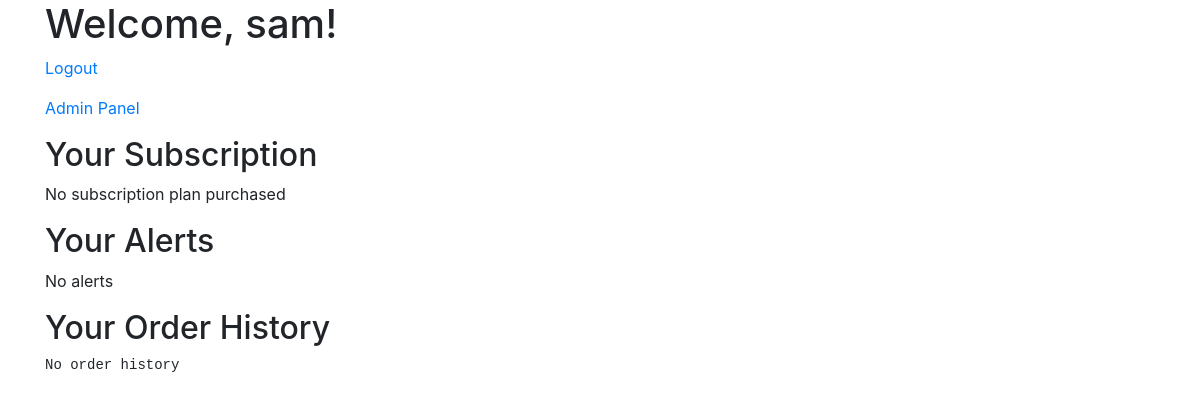
Screenshot of / (signed in) with the database file from the repository.
### app/app.py (models this page shows, shortened)
class User(db.Model):
    id = db.Column(db.Integer, primary_key=True)
    username = db.Column(db.String(80), unique=True, nullable=False)
    password = db.Column(db.String(200), nullable=False)
    email = db.Column(db.String(120), unique=True, nullable=False)
    is_admin = db.Column(db.Boolean, default=False)
    alert_message = db.Column(db.String(200), nullable=True)
    subscription_plan = db.Column(db.String(200), nullable=True)
    order_history = db.Column(db.Text, nullable=True)
    one_time_token = db.Column(db.String(200), nullable=True)

### app/app.py (the view)
@app.route('/')
def index():
    if 'username' in session:
        user = User.query.filter_by(username=session['username']).first()
        return render_template('user_hub.html', username=session['username'], user=user)
    return redirect('/login')

### templates/user_hub.html (shortened to what this page needs)
<!DOCTYPE html>
<html lang="en">
<head>
    <link rel="stylesheet" href="https://maxcdn.bootstrapcdn.com/bootstrap/4.0.0/css/bootstrap.min.css">
</head>
<body>
    <div class="container">
        <h1>Welcome, {{ username }}!</h1>
        <p><a href="{{ url_for('logout') }}">Logout</a></p>
        {% if user.is_admin %}
        <p><a href="{{ url_for('admin_panel') }}">Admin Panel</a></p>
        {% endif %}
        <h2>Your Subscription</h2>
        <p>{{ user.subscription_plan or 'No subscription plan purchased' }}</p>
        <h2>Your Alerts</h2>
        <p>{{ user.alert_message or 'No alerts' }}</p>
        <h2>Your Order History</h2>
        <pre>{{ user.order_history or 'No order history' }}</pre>
    </div>
</body>
</html>

### rows the page displays
User: username "sam", subscription_plan "No subscription plan purchased", alert_message "No alerts", order_history "No order history"
